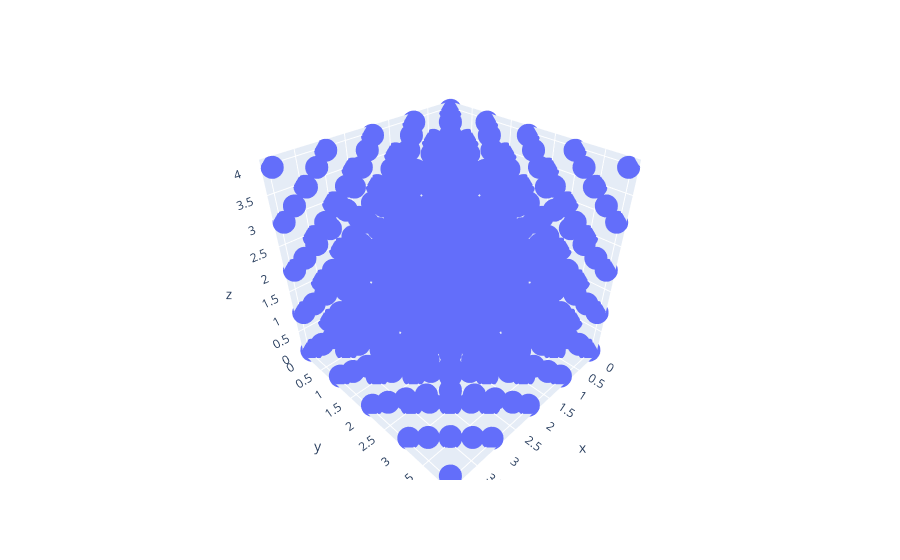

The notebook cell this image was saved under:
### Code cell
px.scatter_3d(x=make_3d_lattice_new()[:,0],
              y=make_3d_lattice_new()[:,1],
              z=make_3d_lattice_new()[:,2])

### Figure 1 — Plotly figure (JSON) as saved in the notebook; plotly's stock layout.template omitted (floating-point values rounded to 4 significant figures; data arrays with more than 128 entries replaced by an {"elided": "..."} marker saying what was removed)
{"data": [{"hovertemplate": "x=%{x}<br>y=%{y}<br>z=%{z}<extra></extra>", "legendgroup": "", "marker": {"color": "#636efa", "symbol": "circle"}, "mode": "markers", "name": "", "scene": "scene", "showlegend": false, "type": "scatter3d", "x": {"elided": "365 float values"}, "y": {"elided": "365 float values"}, "z": {"elided": "365 float values"}}], "layout": {"legend": {"tracegroupgap": 0}, "margin": {"t": 60}, "scene": {"domain": {"x": [0, 1], "y": [0, 1]}, "xaxis": {"title": {"text": "x"}}, "yaxis": {"title": {"text": "y"}}, "zaxis": {"title": {"text": "z"}}}}}
